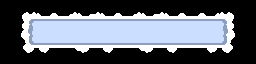

Tiled map render using the project's own tile images. Description and the whole map definition, tile-layer contents included, below:
An orthogonal 4x1 tile map with 64x64 px tiles, 1 tile layer (Tile Layer 1).

<map version="1.2" tiledversion="1.3.4" orientation="orthogonal" renderorder="right-down" width="4" height="1" tilewidth="64" tileheight="64" infinite="0" nextlayerid="2" nextobjectid="1">
 <tileset firstgid="1" name="Tileset" tilewidth="64" tileheight="64" tilecount="12" columns="4">
  <image source="Tileset.png" trans="ff00ff" width="256" height="192" />
 </tileset>
 <layer id="1" name="Tile Layer 1" width="4" height="1">
  <data encoding="csv">
8,11,11,12
</data>
 </layer>
</map>